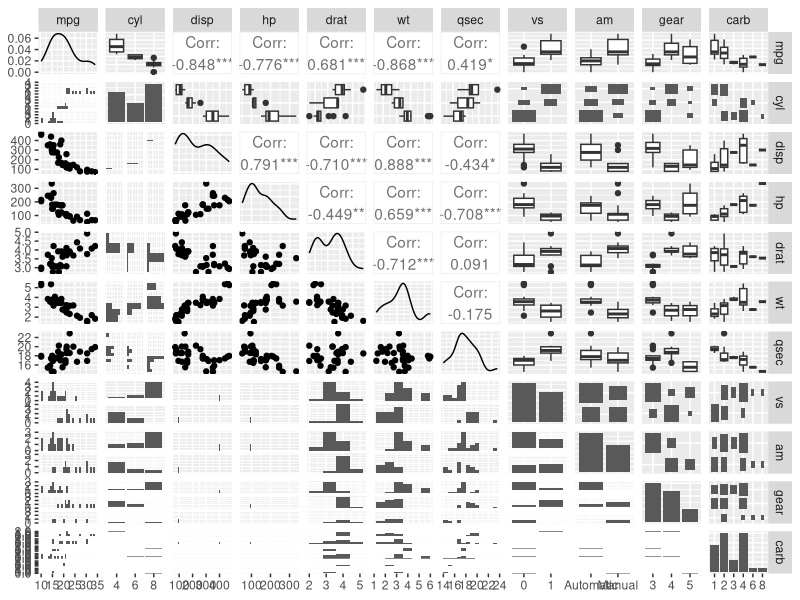
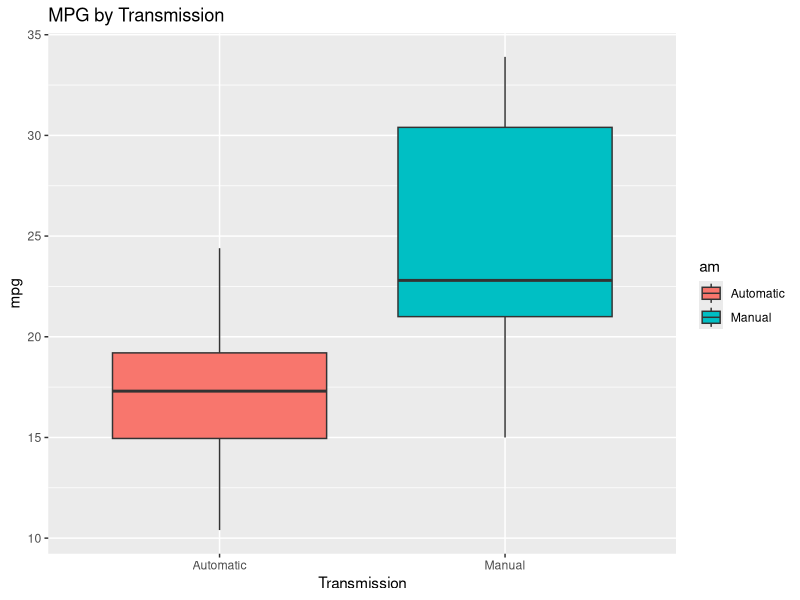
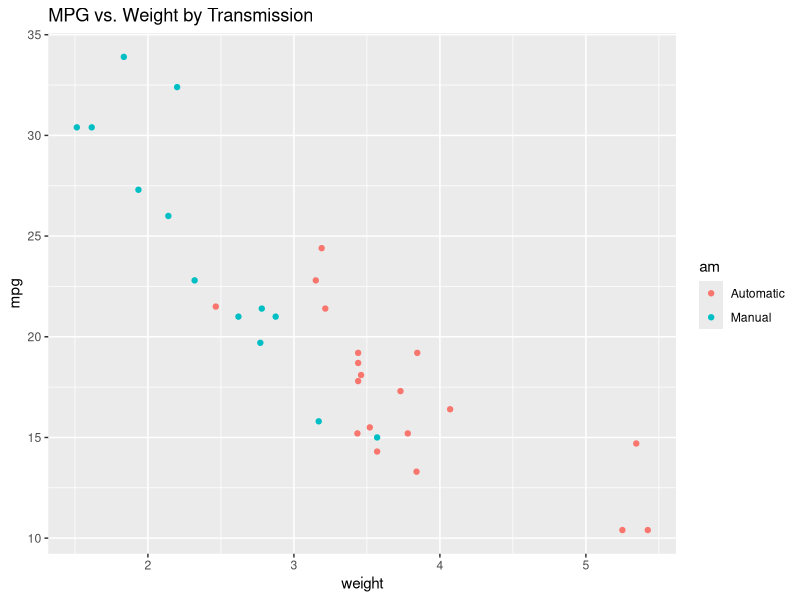
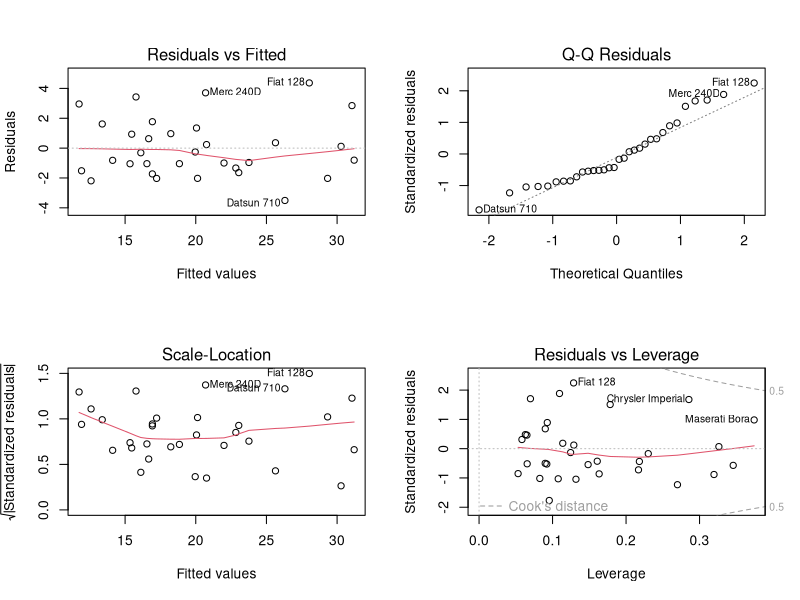

Reproduce these figures in R, in order.
## ---- chunk 1
knitr::opts_chunk$set(echo = TRUE)
require(dplyr)
require(ggpubr)
require(car)
require(GGally)
## ---- chunk 2
data(mtcars)
df <- mtcars
df$cyl <- as.factor(df$cyl)
df$vs <- as.factor(df$vs)
df$am <- factor(df$am)
df$gear <- factor(df$gear)
df$carb <- factor(df$carb)
levels(df$am) <- c('Automatic','Manual')
summary(df)
ggpairs(df, lower=list(combo=wrap("facethist", binwidth=0.8)))
## ---- chunk 3
ggplot(data = df, aes(x = am, y = mpg, fill=am)) + 
        geom_boxplot() +
        xlab("Transmission") + ggtitle("MPG by Transmission")
## ---- chunk 4
ggplot(df, aes(x=wt, y=mpg, group=am, color=am, height=3, width=3)) + geom_point() +  
        xlab("weight") + ggtitle("MPG vs. Weight by Transmission")
## ---- chunk 5
result <- t.test(mpg ~ am,df)
result$p.value

## ---- chunk 6
result$estimate

## ---- chunk 7
fit_all <- lm(mpg ~ .,data=df)
summary(fit_all)
## ---- chunk 8
sqrt(vif(fit_all))
## ---- chunk 9
fit_step <- step(fit_all, k=log(nrow(df)))
## ---- chunk 10
summary(fit_step)
## ---- chunk 11
fit_wt <- update(fit_step, mpg ~ wt*am + qsec)
summary(fit_wt)
## ---- chunk 12
fit_am <- update(fit_all, mpg ~ am)
summary(fit_am)
## ---- chunk 13
anova(fit_am,fit_step,fit_wt,fit_all)
## ---- chunk 14
confint(fit_wt)
## ---- chunk 15
par(mfrow=c(2,2))
plot(fit_wt)
## ---- chunk 16
cooks.distance(fit_wt)
